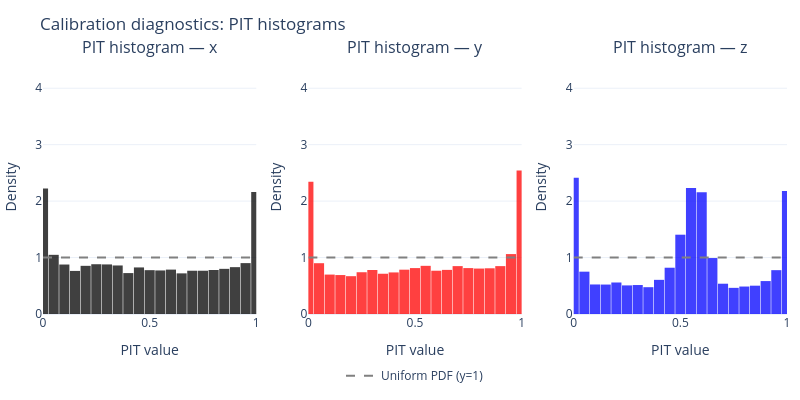

Notebook code for this chart:
### Markdown cell above
## PIT Histogram Visualization

Create Probability Integral Transform (PIT) histograms to assess calibration.

### Code cell
# Calculate PIT values
pits_btd = pit_values(ysamp_g, ytrue_g)  # (N,T,3)
pits_flat = pits_btd.reshape(-1, 3).detach().cpu().numpy()

# Setup for plotting
axis_names = ["x", "y", "z"]
axis_colors = ["black", "red", "blue"]
uniform_line_color = "gray"

# Create subplots: 1 row x 3 cols (histograms)
fig = make_subplots(
    rows=1, cols=3,
    shared_xaxes=False,
    shared_yaxes=False,
    horizontal_spacing=0.07,
    subplot_titles=[f"PIT histogram — {axis}" for axis in axis_names],
)

# Parameters
nbins = 30

for d in range(3):
    col = d + 1
    color = axis_colors[d]
    u = pits_flat[:, d]

    # Histogram
    fig.add_trace(
        go.Histogram(
            x=u,
            nbinsx=nbins,
            histnorm="probability density",
            marker=dict(color=color),
            name=axis_names[d],
            showlegend=False,
            opacity=0.75,
        ),
        row=1, col=col
    )

    # Uniform PDF reference line (y=1 on [0,1])
    fig.add_trace(
        go.Scatter(
            x=[0, 1],
            y=[1, 1],
            mode="lines",
            line=dict(dash="dash", color=uniform_line_color),
            name="Uniform PDF (y=1)" if d == 0 else None,
            showlegend=(d == 0),
        ),
        row=1, col=col
    )

    # Axes formatting
    fig.update_xaxes(title_text="PIT value", range=[0, 1], row=1, col=col)
    fig.update_yaxes(title_text="Density", range=[0, 4.5], row=1, col=col)

# Layout
fig.update_layout(
    height=400, width=800,
    template="plotly_white",
    title="Calibration diagnostics: PIT histograms",
    bargap=0.05,
    legend=dict(
        orientation="h",
        yanchor="bottom", y=-0.3,
        xanchor="center", x=0.5
    ),
    margin=dict(l=10, r=10, t=60, b=60),
)

# Save and display
fig.show()

### Figure 1 — Plotly figure (JSON) as saved in the notebook; plotly's stock layout.template omitted (floating-point values rounded to 4 significant figures; data arrays with more than 128 entries replaced by an {"elided": "..."} marker saying what was removed)
{"data": [{"histnorm": "probability density", "marker": {"color": "black"}, "name": "x", "nbinsx": 30, "opacity": 0.75, "showlegend": false, "type": "histogram", "x": {"elided": "12000 float values"}, "xaxis": "x", "yaxis": "y"}, {"line": {"color": "gray", "dash": "dash"}, "mode": "lines", "name": "Uniform PDF (y=1)", "showlegend": true, "type": "scatter", "x": [0, 1], "xaxis": "x", "y": [1, 1], "yaxis": "y"}, {"histnorm": "probability density", "marker": {"color": "red"}, "name": "y", "nbinsx": 30, "opacity": 0.75, "showlegend": false, "type": "histogram", "x": {"elided": "12000 float values"}, "xaxis": "x2", "yaxis": "y2"}, {"line": {"color": "gray", "dash": "dash"}, "mode": "lines", "showlegend": false, "type": "scatter", "x": [0, 1], "xaxis": "x2", "y": [1, 1], "yaxis": "y2"}, {"histnorm": "probability density", "marker": {"color": "blue"}, "name": "z", "nbinsx": 30, "opacity": 0.75, "showlegend": false, "type": "histogram", "x": {"elided": "12000 float values"}, "xaxis": "x3", "yaxis": "y3"}, {"line": {"color": "gray", "dash": "dash"}, "mode": "lines", "showlegend": false, "type": "scatter", "x": [0, 1], "xaxis": "x3", "y": [1, 1], "yaxis": "y3"}], "layout": {"annotations": [{"font": {"size": 16}, "showarrow": false, "text": "PIT histogram — x", "x": 0.1433, "xanchor": "center", "xref": "paper", "y": 1, "yanchor": "bottom", "yref": "paper"}, {"font": {"size": 16}, "showarrow": false, "text": "PIT histogram — y", "x": 0.5, "xanchor": "center", "xref": "paper", "y": 1, "yanchor": "bottom", "yref": "paper"}, {"font": {"size": 16}, "showarrow": false, "text": "PIT histogram — z", "x": 0.8567, "xanchor": "center", "xref": "paper", "y": 1, "yanchor": "bottom", "yref": "paper"}], "bargap": 0.05, "height": 400, "legend": {"orientation": "h", "x": 0.5, "xanchor": "center", "y": -0.3, "yanchor": "bottom"}, "margin": {"b": 60, "l": 10, "r": 10, "t": 60}, "title": {"text": "Calibration diagnostics: PIT histograms"}, "width": 800, "xaxis": {"anchor": "y", "domain": [0, 0.2867], "range": [0, 1], "title": {"text": "PIT value"}}, "xaxis2": {"anchor": "y2", "domain": [0.3567, 0.6433], "range": [0, 1], "title": {"text": "PIT value"}}, "xaxis3": {"anchor": "y3", "domain": [0.7133, 1], "range": [0, 1], "title": {"text": "PIT value"}}, "yaxis": {"anchor": "x", "domain": [0, 1], "range": [0, 4.5], "title": {"text": "Density"}}, "yaxis2": {"anchor": "x2", "domain": [0, 1], "range": [0, 4.5], "title": {"text": "Density"}}, "yaxis3": {"anchor": "x3", "domain": [0, 1], "range": [0, 4.5], "title": {"text": "Density"}}}}
